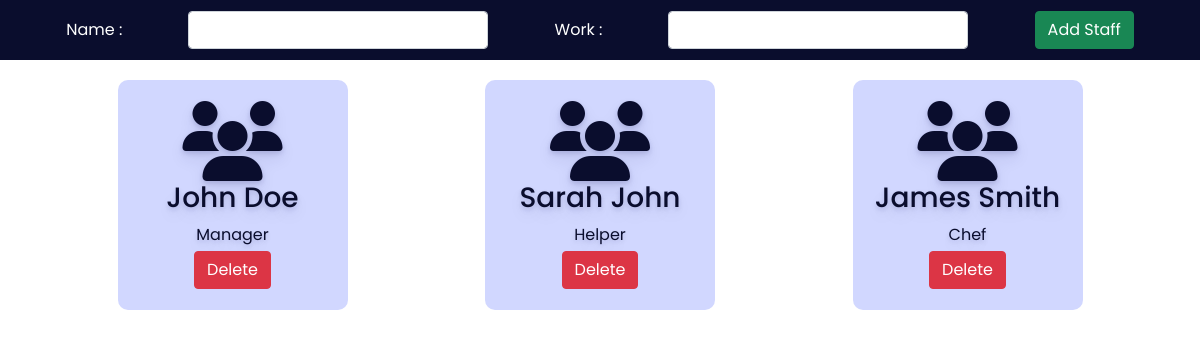
Before: /admin/staff.php with the older database file.
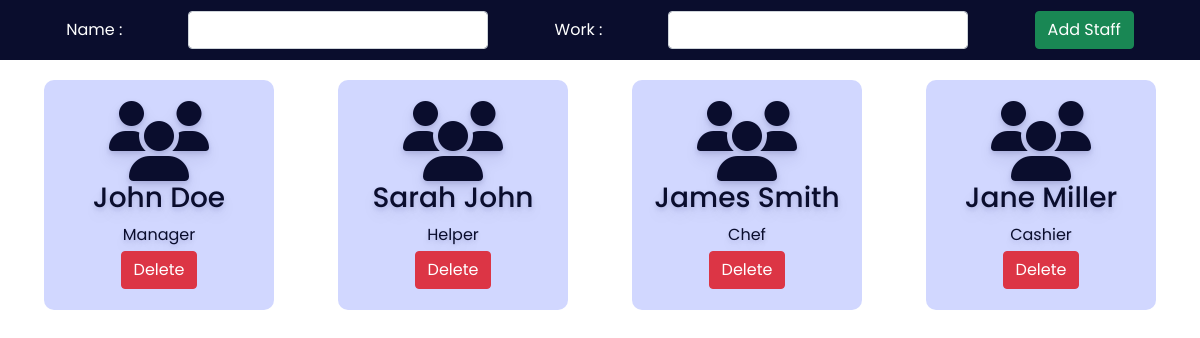
After: the same page with the newer database file.
### tables this page shows
CREATE TABLE `staff` (
  `id` int(30) NOT NULL,
  `name` varchar(30) NOT NULL,
  `work` varchar(30) NOT NULL
);

### admin/staff.php (the view, shortened to what this page needs)
<?php
include '../config.php';
?>
<!DOCTYPE html>
<html lang="en">
<head>
    <link rel="stylesheet" href="https://cdnjs.cloudflare.com/ajax/libs/font-awesome/6.2.0/css/all.min.css" />
    <link href="https://cdn.jsdelivr.net/npm/bootstrap@5.0.2/dist/css/bootstrap.min.css" rel="stylesheet">
    <link rel="stylesheet" href="css/room.css">
</head>
<body>
    <div class="addroomsection">
        <form action="" method="POST">
            <label for="troom">Name :</label>
            <input type="text" name="staffname" class="form-control">
            <label for="bed">Work :</label>
            <select name="staffwork" class="form-control">
                <option value selected></option>
                <option value="Manager">Manager</option>
            </select>
            <button type="submit" class="btn btn-success" name="addstaff">Add Staff</button>
        </form>
    </div>
    <div class="room">
    <?php
        $sql = "select * from staff";
        $re = mysqli_query($conn, $sql)
        ?>
        <?php
        while ($row = mysqli_fetch_array($re)) {
                echo "<div class='roombox'>
						<div class='text-center no-boder'>
                            <i class='fa fa-users fa-5x'></i>
							<h3>" . $row['name'] . "</h3>
                            <div class='mb-1'>" . $row['work'] . "</div>
                            <a href='staffdelete.php?id=". $row['id'] ."'><button class='btn btn-danger'>Delete</button></a>
						</div>
                    </div>";
        }
        ?>
    </div>
</body>
</html>

Changed rows visible on the page:
added staff: name "Jane Miller", work "Cashier"
